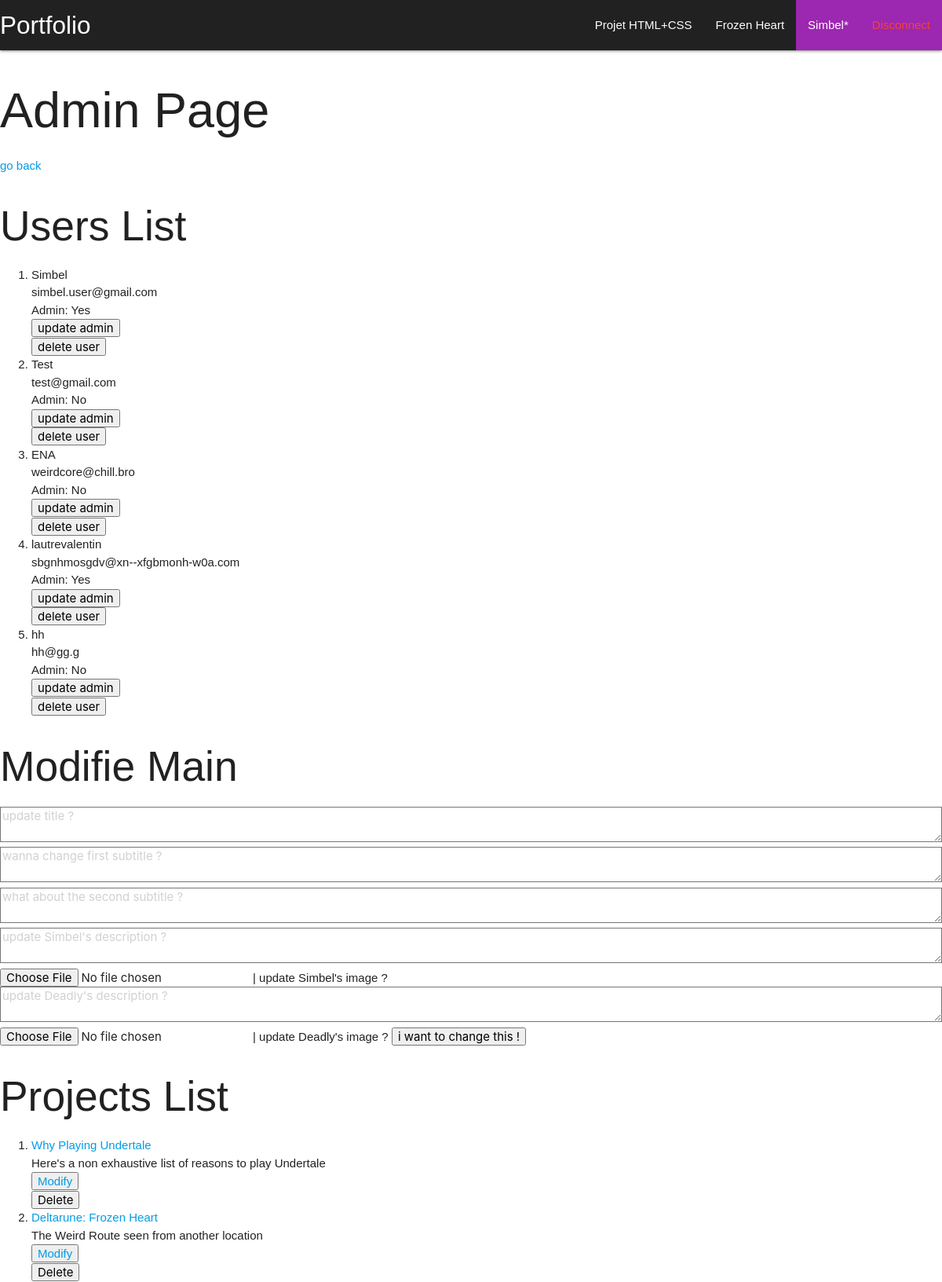
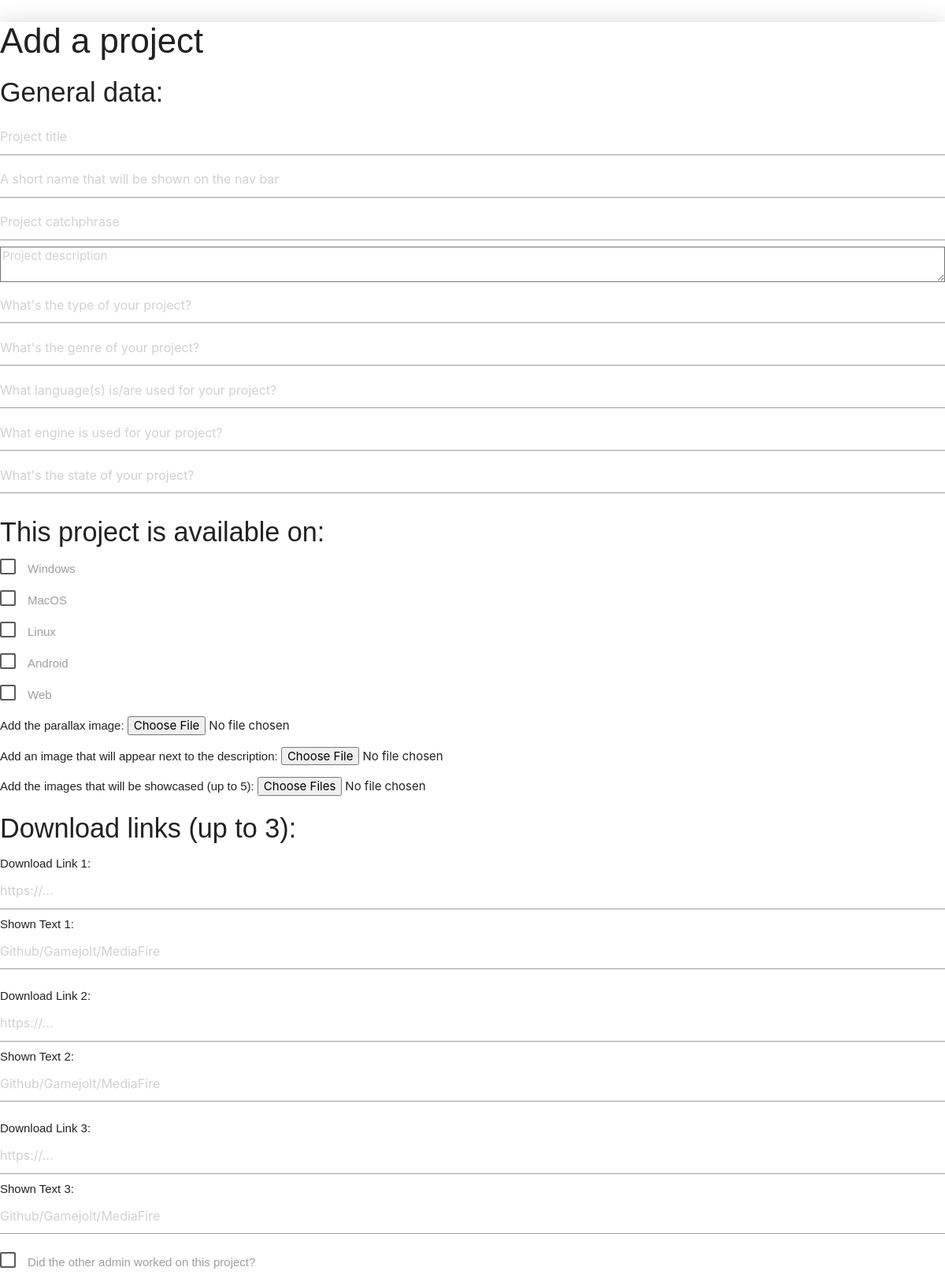
/admin.php (signed in, upper part), run on the app's committed database (2 pictures, top to bottom).
### tables this page shows
CREATE TABLE `projects` (
  `id` int(11) NOT NULL,
  `user_id` int(11) NOT NULL,
  `nav_title` varchar(20) NOT NULL,
  `para_img` varchar(50) NOT NULL DEFAULT 'img/placeholder.png',
  `h1` varchar(30) NOT NULL,
  `h2` varchar(60) NOT NULL,
  `description` text NOT NULL,
  `description_img` varchar(50) NOT NULL,
  `tab_type` varchar(40) NOT NULL,
  `tab_genre` varchar(40) NOT NULL,
  `tab_lang` varchar(40) NOT NULL,
  `tab_engine` varchar(40) NOT NULL,
  `tab_status` varchar(40) NOT NULL,
  `tab_windows` tinyint(1) NOT NULL DEFAULT '0',
  `tab_mac` tinyint(1) NOT NULL DEFAULT '0',
  `tab_linux` tinyint(1) NOT NULL DEFAULT '0',
  `tab_html5` tinyint(1) NOT NULL DEFAULT '0',
  `tab_android` tinyint(1) NOT NULL DEFAULT '0',
  `showcase_img1` varchar(50) NOT NULL,
  `showcase_img2` varchar(50) DEFAULT NULL,
  `showcase_img3` varchar(50) DEFAULT NULL,
  `showcase_img4` varchar(50) DEFAULT NULL,
  `showcase_img5` varchar(50) DEFAULT NULL,
  `download1` varchar(60) NOT NULL,
  `download_text1` varchar(10) NOT NULL,
  `download2` varchar(60) NOT NULL,
  `download_text2` varchar(10) NOT NULL,
  `download3` varchar(60) NOT NULL,
  `download_text3` varchar(10) NOT NULL,
  `easter_egg_id` int(11) DEFAULT '0',
  `pair_work` tinyint(1) NOT NULL DEFAULT '0'
);

CREATE TABLE `users` (
  `id` int(11) NOT NULL,
  `username` varchar(20) NOT NULL,
  `email` varchar(40) NOT NULL,
  `password` varchar(80) NOT NULL,
  `is_admin` tinyint(1) NOT NULL DEFAULT '0'
);

### admin.php (the view, shortened to what this page needs)
<!DOCTYPE html>
<html lang="EN">
    <head>
        <link type="text/css" rel="stylesheet" href="css/materialize.css">
        <link type="text/css" rel="stylesheet" href="css/style.css">
    </head>
    <body>
        <?php
            require_once "php/requires/config.php";
            require_once "php/requires/nav.php";
        ?>
        <h1>Admin Page</h1>
        <a href="index.php">go back</a>
        <h2>Users List</h2>
        <?php
        $sql = "SELECT * FROM users";
        $pre = $pdo->prepare($sql);
        $pre->execute();
        $userdata = $pre->fetchAll(PDO::FETCH_ASSOC); ?>
        <ol>
            <?php
            foreach($userdata as $user){ ?>
                <li><?php echo $user['username'] ?><br>
                <span class="email"><?php echo $user['email'] ?></span><br>
                Admin: <?php echo $user["is_admin"]==1?"Yes":"No" ?></li>
                <form method="post" action="php/actions/updateAdmin.php">
                    <input type='submit' value='update admin' />
                </form>
                <form method="post" action="php/actions/deleteUser.php">
                    <input type='submit' value='delete user' />
                </form>
            <?php } ?>
        </ol>
        <h2>Modifie Main</h2>
        <form method="post" action="php/actions/main_modifie.php" enctype="multipart/form-data">
            <textarea name="head1" type="text" placeholder="update title ?"></textarea>
            <textarea name="subtitle1" type="text" placeholder="wanna change first subtitle ?"></textarea>
            <textarea name="subtitle2" type="text" placeholder="what about the second subtitle ?"></textarea>
            <textarea name="simbelCardP" type="text" placeholder="update Simbel's description ?"></textarea>
            <input name="simbel-pdp.webmp" type="file">| update Simbel's image ?</input>
            <textarea name="deadlyCardP" type="text" placeholder="update Deadly's description ?"></textarea>
            <input name="deadly-pdp.png" type="file">| update Deadly's image ?</input>
            <button type="submit">i want to change this !</button>
        </form>
        <h2>Projects List</h2>
        <?php
        $sql = "SELECT * FROM projects";
        $pre = $pdo->prepare($sql);
        $pre->execute();
        $projectData = $pre->fetchAll(PDO::FETCH_ASSOC) ?>
        <?php if (empty($projectData)): ?>
            <p>Wow! This place is empty as fuck!<br><br>How about creating a project?</p>
        <?php else: ?>
            <ol>
                <?php
                foreach($projectData as $project){ ?>
                    <li><a href="page.php?id=<?php echo $project['id'] ?>"><?php echo $project['h1'] ?></a><br>
                    <span class="email"><?php echo $project['h2'] ?></span></li>
                    <button><a href="modify_project.php?id=<?php echo $project["id"] ?>">Modify</a></button>
                    <form method="post" action="php/actions/delete_project.php">
                        <input type='submit' value='Delete' />
                    </form>
                <?php } ?>
            </ol>
        <?php endif; ?>
        <div class="z-depth-4">
            <h3>Add a project</h3>
            <form method="post" action="php/actions/add_project.php" enctype="multipart/form-data">
                <h4>General data:</h4>
                <input type="text" placeholder="Project title" name="h1"/>
                <input type="text" placeholder="A short name that will be shown on the nav bar" name="nav_title"/>
                <input type="text" placeholder="Project catchphrase" name="h2"/>
                <textarea placeholder="Project description" name="description"></textarea>
                <input type="text" placeholder="What's the type of your project?" name="tab_type"/>
                <input type="text" placeholder="What's the genre of your project?" name="tab_genre"/>
                <input type="text" placeholder="What language(s) is/are used for your project?" name="tab_lang"/>
                <input type="text" placeholder="What engine is used for your project?" name="tab_engine"/>
                <input type="text" placeholder="What's the state of your project?" name="tab_status"/>
                <h4>This project is available on:</h4>
                <p>
                    <label>
                        <span>Windows</span>
                    </label>
                </p>
                <p>
                    <label>
                        <span>MacOS</span>
                    </label>
                </p>
                <p>
                    <label>
                        <span>Linux</span>
                    </label>
                </p>
                <p>
                    <label>
                        <span>Android</span>
                    </label>
                </p>
                <p>
                    <label>
                        <span>Web</span>
                    </label>
                </p>
                <p>Add the parallax image: <input type="file" name="para_img" accept="image/jpg, image/png, image/jpeg, image/webp, image/gif"></p>
                <p>Add an image that will appear next to the description: <input type="file" name="description_img" accept="image/jpg, image/png, image/jpeg, image/webp, image/gif"></p>
                <p>Add the images that will be showcased (up to 5): <input type="file" name="upload[]" accept="image/jpg, image/png, image/jpeg, image/webp, image/gif" multiple></p>
                <h4>Download links (up to 3):</h4>
                <p>
                    Download Link 1: <input type="text" placeholder="https://..." name="download1"/>
                    Shown Text 1: <input type="text" placeholder="Github/Gamejolt/MediaFire" name="download_text1"/>
                </p>
                <p>
                    Download Link 2: <input type="text" placeholder="https://..." name="download2"/>
                    Shown Text 2: <input type="text" placeholder="Github/Gamejolt/MediaFire" name="download_text2"/>
                </p>
                <p>
                    Download Link 3: <input type="text" placeholder="https://..." name="download3"/>
                    Shown Text 3: <input type="text" placeholder="Github/Gamejolt/MediaFire" name="download_text3"/>
                </p>
                <p>
                    <label>
                        <span>Did the other admin worked on this project?</span>
                    </label>
                </p>
            </form>
        </div>
    </body>
</html>

### php/requires/nav.php (shortened to what this page needs)
<nav>
    <div class="nav-wrapper grey darken-4">
        <a class="brand-logo left hide-on-med-and-down">Portfolio</a>
        <?php
        $sql = "SELECT * FROM projects";
        $pre = $pdo->prepare($sql);
        $pre->execute();
        $data = $pre->fetchAll(PDO::FETCH_ASSOC); ?>
        <ul id="nav-mobile" class="right hide-on-med-and-down">
            <?php foreach($data as $project){?>
                <li><a href="page.php?id=<?php echo $project["id"] ?>"><?php echo $project["nav_title"] ?></a></li>
            <?php } ?>
            <?php if (isset($_SESSION["user"])==1): ?>
                <?php if ($_SESSION["user"]["is_admin"]==1): ?>
                    <li class="purple"><a href="admin.php"><?php echo $_SESSION["user"]["username"]."*" ?></a></li>
                <?php else: ?>
                    <li class="purple"><a href="login.php"><?php echo $_SESSION["user"]["username"] ?></a></li>
                <?php endif ?>
                <li class="purple"><a class="red-text" href="php/actions/disconnect.php">Disconnect</a></li>
            <?php else: ?>
                <li class="purple"><a href="login.php">Sign Up/Login</a></li>
            <?php endif ?>
        </ul>
    </div>
</nav>

### css/style.css (style rules this page uses)
* { scroll-behavior: smooth; font-family: "Montserrat","Montserrat-fallback",Arial,sans-serif }

### data on the page
projects: nav_title "Projet HTML+CSS", h1 "Why Playing Undertale", h2 "Here's a non exhaustive list of reasons to play Undertale"
projects: nav_title "Frozen Heart", h1 "Deltarune: Frozen Heart", h2 "The Weird Route seen from another location"
users: username "Simbel", email "simbel.user@gmail.com", is_admin "Yes"
users: username "Test", email "test@gmail.com", is_admin "No"
users: username "ENA", email "weirdcore@chill.bro", is_admin "No"
users: username "lautrevalentin", email "sbgnhmosgdv@xn--xfgbmonh-w0a.com", is_admin "Yes"
users: username "hh", email "hh@gg.g", is_admin "No"

### other printed values
$_SESSION["user"]["username"] "Simbel"
